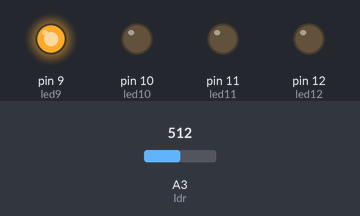
A sketch run on a simulated Arduino Uno, built with avr-gcc and run on an emulated ATmega328P. On the bench: output pins drawn as LEDs (lit = HIGH). The test bench sets the inputs (shaded band); at power-on: A3 (ldr) = 512.

Above: at 1.2 s.
1.3 s: A3 (ldr) set to 716
2.8 s: A3 (ldr) set to 759
4.3 s: A3 (ldr) set to 777
At 5.4 s:
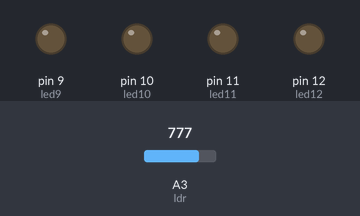
5.8 s: A3 (ldr) set to 1023
Timing chart, 0 to 8.3 s (numbered marks = the images above; inputs shaded):
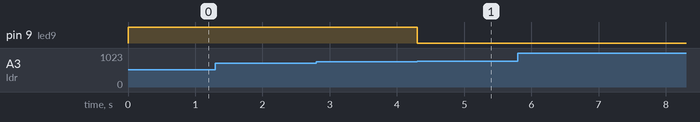

Measured:
- the behaviour switches between 767 and 768 on A3 (ldr) (found by bisection; images 0 and 1)
- after the input at 4.3 s, pin 9 (led9): HIGH → LOW at once

The sketch:

vumeter.ino
```cpp
int ldr = A3;
int led12 = 12;
int led11 = 11;
int led10 = 10;
int led9 = 9;
int lastvalue;

void setup() {

  pinMode(led9, OUTPUT);
  pinMode(led10, OUTPUT);
  pinMode(led11, OUTPUT);
  pinMode(led12, OUTPUT);

  Serial.begin(9600);
}

void loop() {


int valueldr = analogRead(ldr);  //here we read the potentiometer value
int value1 = map(valueldr,0,1023,0,4); //we assign a value from 0 to 4
int value2 = map(valueldr,0,1023,1,5);  //we assign a v


 if(valueldr>lastvalue){             //if the value of the potentiometer increases
  for(int i=0; i<value1; i++){  //switch on the led depending on the potentiometer value
    digitalWrite(9+i,HIGH);
  }

 }else{
  for(int j=0; j<value2; j++){    //switch off the led depending on the potentiometer value
   digitalWrite(12-j,LOW);
  }

 }

 lastvalue = valueldr;

}
```
